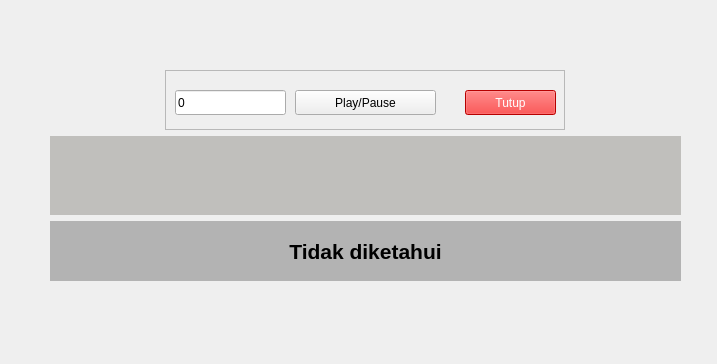
<?xml version="1.0" encoding="UTF-8"?>
<ui version="4.0">
 <class>Form</class>
 <widget class="QWidget" name="Form">
  <property name="geometry">
   <rect>
    <x>0</x>
    <y>0</y>
    <width>717</width>
    <height>364</height>
   </rect>
  </property>
  <property name="windowTitle">
   <string>Absensi Wajah</string>
  </property>
  <widget class="QWidget" name="verticalLayoutWidget">
   <property name="geometry">
    <rect>
     <x>50</x>
     <y>70</y>
     <width>631</width>
     <height>211</height>
    </rect>
   </property>
   <layout class="QVBoxLayout" name="verticalLayout_2">
    <property name="sizeConstraint">
     <enum>QLayout::SetMaximumSize</enum>
    </property>
    <item>
     <layout class="QHBoxLayout" name="horizontalLayout_2">
      <item>
       <widget class="QFrame" name="frame">
        <property name="maximumSize">
         <size>
          <width>400</width>
          <height>60</height>
         </size>
        </property>
        <property name="frameShape">
         <enum>QFrame::StyledPanel</enum>
        </property>
        <property name="frameShadow">
         <enum>QFrame::Raised</enum>
        </property>
        <widget class="QLineEdit" name="kameraIndexEdit">
         <property name="geometry">
          <rect>
           <x>10</x>
           <y>20</y>
           <width>111</width>
           <height>25</height>
          </rect>
         </property>
         <property name="text">
          <string>0</string>
         </property>
        </widget>
        <widget class="QPushButton" name="mulaiButton">
         <property name="geometry">
          <rect>
           <x>130</x>
           <y>20</y>
           <width>141</width>
           <height>25</height>
          </rect>
         </property>
         <property name="text">
          <string>Play/Pause</string>
         </property>
        </widget>
        <widget class="QPushButton" name="tutupButton">
         <property name="geometry">
          <rect>
           <x>300</x>
           <y>20</y>
           <width>91</width>
           <height>25</height>
          </rect>
         </property>
         <property name="styleSheet">
          <string notr="true">background-color: rgb(255, 0, 0);
color: rgb(255, 255, 255);</string>
         </property>
         <property name="text">
          <string>Tutup</string>
         </property>
        </widget>
       </widget>
      </item>
     </layout>
    </item>
    <item>
     <widget class="QLabel" name="image_label">
      <property name="styleSheet">
       <string notr="true">background-color: rgb(192, 191, 188);</string>
      </property>
      <property name="text">
       <string/>
      </property>
      <property name="alignment">
       <set>Qt::AlignCenter</set>
      </property>
     </widget>
    </item>
    <item>
     <widget class="QLabel" name="pesanLabel">
      <property name="maximumSize">
       <size>
        <width>16777215</width>
        <height>60</height>
       </size>
      </property>
      <property name="font">
       <font>
        <pointsize>16</pointsize>
        <weight>75</weight>
        <bold>true</bold>
       </font>
      </property>
      <property name="styleSheet">
       <string notr="true">background-color: rgb(179, 179, 179);</string>
      </property>
      <property name="text">
       <string>Tidak diketahui</string>
      </property>
      <property name="alignment">
       <set>Qt::AlignCenter</set>
      </property>
     </widget>
    </item>
   </layout>
  </widget>
 </widget>
 <resources/>
 <connections/>
</ui>
